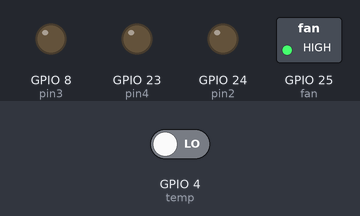
This program was run on a simulated Raspberry Pi (BCM pin numbers). Shown: switched loads named in the program (green lamp = pin HIGH), output pins drawn as LEDs (lit = HIGH). Inputs (shaded band) come from the test bench; at power-on: GPIO 4 (temp) LOW. What the program prints to the terminal is not drawn.

Above: at 0.1 s.
Timing chart, 0 to 1.6 s (numbered marks = the images above):
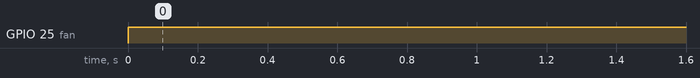

The program:

relay_motion_led.py
```python
from time import sleep
import RPi.GPIO as GPIO

fan = 25 				# Pin 1 on 4-Channel Relay
pin2 = 24				# Pin 2 on 4-Channel Relay
pin3 = 8				# Pin 3 on 4-Channel Relay
pin4 = 23				# Pin 4 on 4-Channel Relay
motion_sensor = 11			# Pin for motion sensor input
temp = 4


flash = .1				# Amount of delay

GPIO.setwarnings(False)
GPIO.setmode(GPIO.BCM)			# GPIO Board init

GPIO.setup(fan, GPIO.OUT)		# Inits the relay connected to the fan
GPIO.setup(pin2, GPIO.OUT)		# "			"
GPIO.setup(pin3, GPIO.OUT)		# "			"
GPIO.setup(pin4, GPIO.OUT)		# "			"
GPIO.setup(motion_sensor, GPIO.IN)	# Inits the Motion Sensor pin
GPIO.setup(temp, GPIO.IN)		# Inits the Temperature Sensor pin

while True:

        if GPIO.input(motion_sensor) == True:


                GPIO.output(fan, False)
                print "Intruder"
                sleep(2)


        elif GPIO.input(11) == False:


		GPIO.output(fan, True)
                #print "Nothing is MOVING"


		print GPIO.input(temp)
```

Measured:
- by itself, GPIO 25 (fan): LOW → HIGH at 0.00 s
